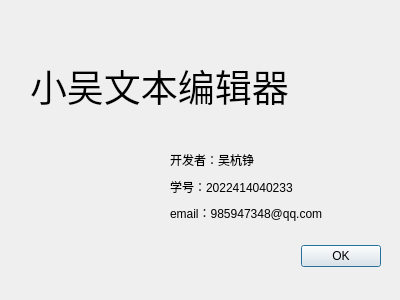
<?xml version="1.0" encoding="UTF-8"?>
<ui version="4.0">
 <class>AboutDialog</class>
 <widget class="QDialog" name="AboutDialog">
  <property name="geometry">
   <rect>
    <x>0</x>
    <y>0</y>
    <width>400</width>
    <height>300</height>
   </rect>
  </property>
  <property name="windowTitle">
   <string>Dialog</string>
  </property>
  <widget class="QDialogButtonBox" name="buttonBox">
   <property name="geometry">
    <rect>
     <x>40</x>
     <y>240</y>
     <width>341</width>
     <height>32</height>
    </rect>
   </property>
   <property name="orientation">
    <enum>Qt::Orientation::Horizontal</enum>
   </property>
   <property name="standardButtons">
    <set>QDialogButtonBox::StandardButton::Ok</set>
   </property>
  </widget>
  <widget class="QLabel" name="label">
   <property name="geometry">
    <rect>
     <x>30</x>
     <y>20</y>
     <width>331</width>
     <height>131</height>
    </rect>
   </property>
   <property name="font">
    <font>
     <pointsize>28</pointsize>
    </font>
   </property>
   <property name="text">
    <string>小吴文本编辑器</string>
   </property>
  </widget>
  <widget class="QWidget" name="layoutWidget">
   <property name="geometry">
    <rect>
     <x>170</x>
     <y>150</y>
     <width>208</width>
     <height>73</height>
    </rect>
   </property>
   <layout class="QVBoxLayout" name="verticalLayout">
    <item>
     <widget class="QLabel" name="label_2">
      <property name="text">
       <string>开发者：吴杭铮</string>
      </property>
     </widget>
    </item>
    <item>
     <widget class="QLabel" name="label_3">
      <property name="text">
       <string>学号：2022414040233</string>
      </property>
     </widget>
    </item>
    <item>
     <widget class="QLabel" name="label_4">
      <property name="text">
       <string>email：985947348@qq.com</string>
      </property>
     </widget>
    </item>
   </layout>
  </widget>
 </widget>
 <resources/>
 <connections>
  <connection>
   <sender>buttonBox</sender>
   <signal>accepted()</signal>
   <receiver>AboutDialog</receiver>
   <slot>accept()</slot>
   <hints>
    <hint type="sourcelabel">
     <x>248</x>
     <y>254</y>
    </hint>
    <hint type="destinationlabel">
     <x>157</x>
     <y>274</y>
    </hint>
   </hints>
  </connection>
  <connection>
   <sender>buttonBox</sender>
   <signal>rejected()</signal>
   <receiver>AboutDialog</receiver>
   <slot>reject()</slot>
   <hints>
    <hint type="sourcelabel">
     <x>316</x>
     <y>260</y>
    </hint>
    <hint type="destinationlabel">
     <x>286</x>
     <y>274</y>
    </hint>
   </hints>
  </connection>
 </connections>
</ui>
